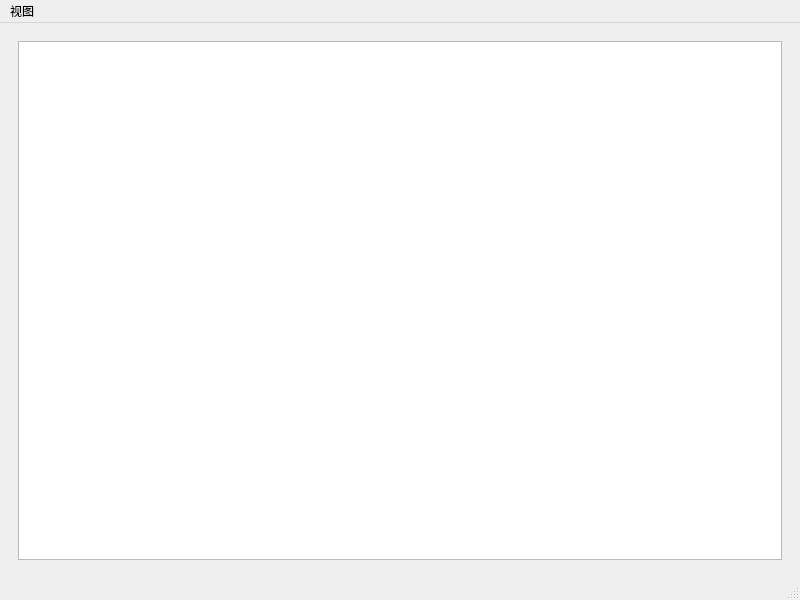
<?xml version="1.0" encoding="UTF-8"?>
<ui version="4.0">
 <class>MainWindow</class>
 <widget class="QMainWindow" name="MainWindow">
  <property name="geometry">
   <rect>
    <x>0</x>
    <y>0</y>
    <width>800</width>
    <height>600</height>
   </rect>
  </property>
  <property name="windowTitle">
   <string>Weather</string>
  </property>
  <widget class="QWidget" name="centralwidget">
   <layout class="QVBoxLayout" name="verticalLayout">
    <item>
     <widget class="QStackedWidget" name="stackedWidget">
      <widget class="QWidget" name="HistoryWeather">
       <property name="mouseTracking">
        <bool>false</bool>
       </property>
       <layout class="QVBoxLayout" name="verticalLayout_2">
        <item>
         <widget class="QTableView" name="tableView"/>
        </item>
       </layout>
      </widget>
      <widget class="QWidget" name="CurrentWeather">
       <layout class="QHBoxLayout" name="horizontalLayout">
        <item>
         <widget class="QChartView" name="graphicsView"/>
        </item>
       </layout>
      </widget>
     </widget>
    </item>
   </layout>
  </widget>
  <widget class="QMenuBar" name="menubar">
   <property name="geometry">
    <rect>
     <x>0</x>
     <y>0</y>
     <width>800</width>
     <height>28</height>
    </rect>
   </property>
   <widget class="QMenu" name="menu">
    <property name="title">
     <string>视图</string>
    </property>
    <addaction name="switchHist"/>
    <addaction name="switchCur"/>
   </widget>
   <addaction name="menu"/>
  </widget>
  <widget class="QStatusBar" name="statusbar"/>
  <action name="switchHist">
   <property name="text">
    <string>历史</string>
   </property>
  </action>
  <action name="switchCur">
   <property name="text">
    <string>当前</string>
   </property>
  </action>
 </widget>
 <customwidgets>
  <customwidget>
   <class>QChartView</class>
   <extends>QGraphicsView</extends>
   <header>QCharts/QChartView</header>
  </customwidget>
 </customwidgets>
 <resources/>
 <connections/>
</ui>
